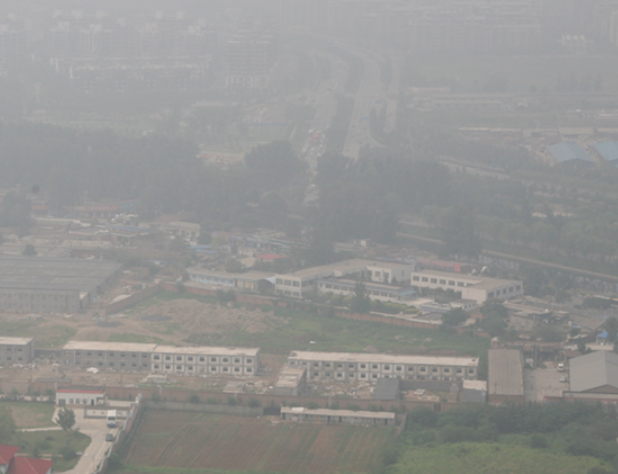
#> input picture py3_digital_image/图像增强/picture/pic2.png, 618 x 474 px
$ python Homomorphic_filtering.py
#> lines starting #> are read from the running program, lines starting #| are printed output that depends on the picture
#> further down, img is the input picture: shape (474, 618, 3); mean B, G, R 146.2, 148, 148.1
import cv2
import numpy as np

def homomorphic_filter(src, d0=10, r1=0.5, rh=2, c=4, h=2.0, l=0.5):
#> called with d0 = 10, r1 = 0.5, rh = 2, c = 4, h = 2, l = 0.5
    gray = src.copy()
    if len(src.shape) > 2:
        gray = cv2.cvtColor(src, cv2.COLOR_BGR2GRAY)
    gray = np.float64(gray)
    rows, cols = gray.shape
#> rows = 474; cols = 618

    gray_fft = np.fft.fft2(gray)
    gray_fftshift = np.fft.fftshift(gray_fft)
    dst_fftshift = np.zeros_like(gray_fftshift)
    M, N = np.meshgrid(np.arange(-cols // 2, cols // 2), np.arange(-rows // 2, rows // 2))
    D = np.sqrt(M ** 2 + N ** 2)
    Z = (rh - r1) * (1 - np.exp(-c * (D ** 2 / d0 ** 2))) + r1
    dst_fftshift = Z * gray_fftshift
    dst_fftshift = (h - l) * dst_fftshift + l
    dst_ifftshift = np.fft.ifftshift(dst_fftshift)
    dst_ifft = np.fft.ifft2(dst_ifftshift)
    dst = np.real(dst_ifft)
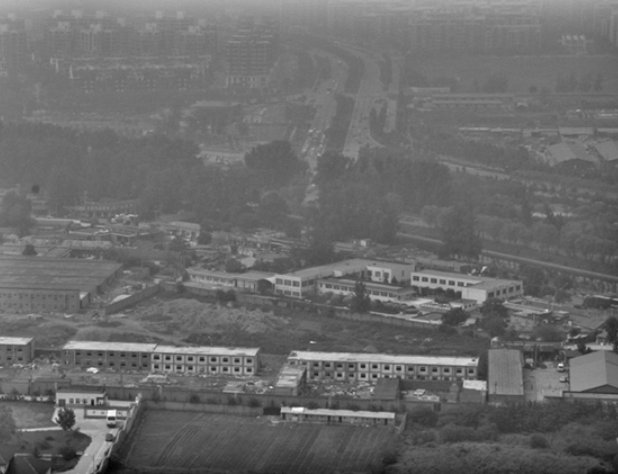
#> dst: shape (474, 618) float64; min -37, max 314.8, mean 110.9; drawn with min black and max white
    dst = np.uint8(np.clip(dst, 0, 255))
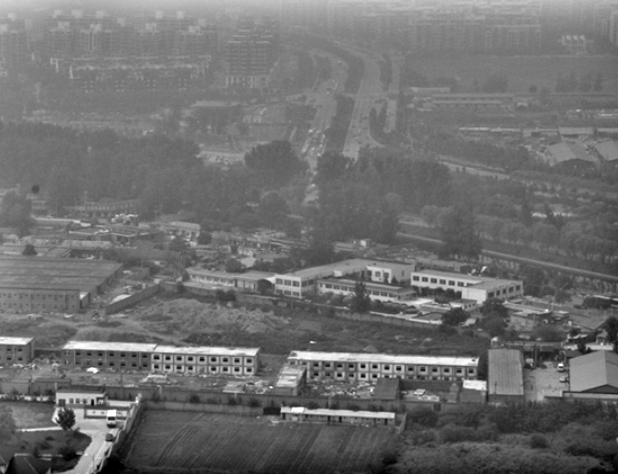
#> dst: shape (474, 618); min 0, max 255, mean 110.4
    return dst

img = cv2.imread('./picture/pic2.png')
img2 =homomorphic_filter(img)

cv2.imshow("input", img)
cv2.imshow("output", img2)

cv2.waitKey(0)

cv2.destroyAllWindows()
# cv2.destroyWindow()

$ run again, with py3_digital_image/图像增强/picture/pic1.JPG saved as py3_digital_image/图像增强/picture/pic2.png
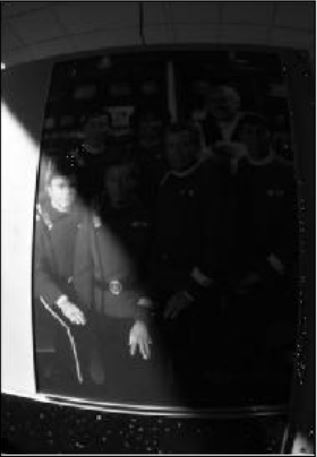
#> input picture py3_digital_image/图像增强/picture/pic1.JPG, 317 x 457 px
#> img is the input picture: shape (457, 317, 3); min 0, max 255, mean 42.3
#> in homomorphic_filter, `dst = np.real(dst_ifft)`:
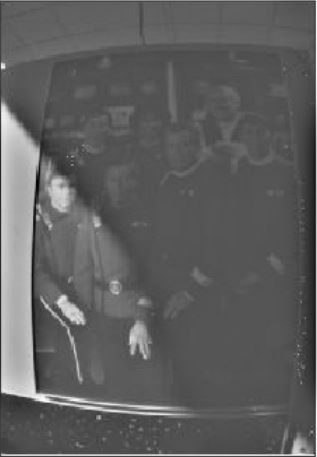
#> dst: shape (457, 317) float64; min -307, max 616, mean 39.1; drawn with min black and max white
#> in homomorphic_filter, `dst = np.uint8(np.clip(dst, 0, 255))`:
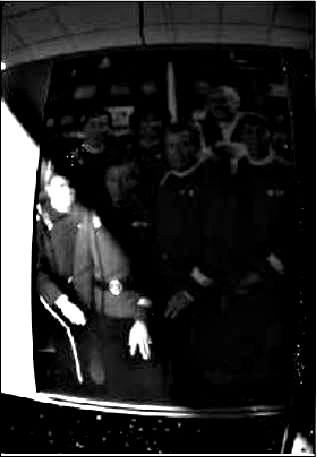
#> dst: shape (457, 317); min 0, max 255, mean 39.7
